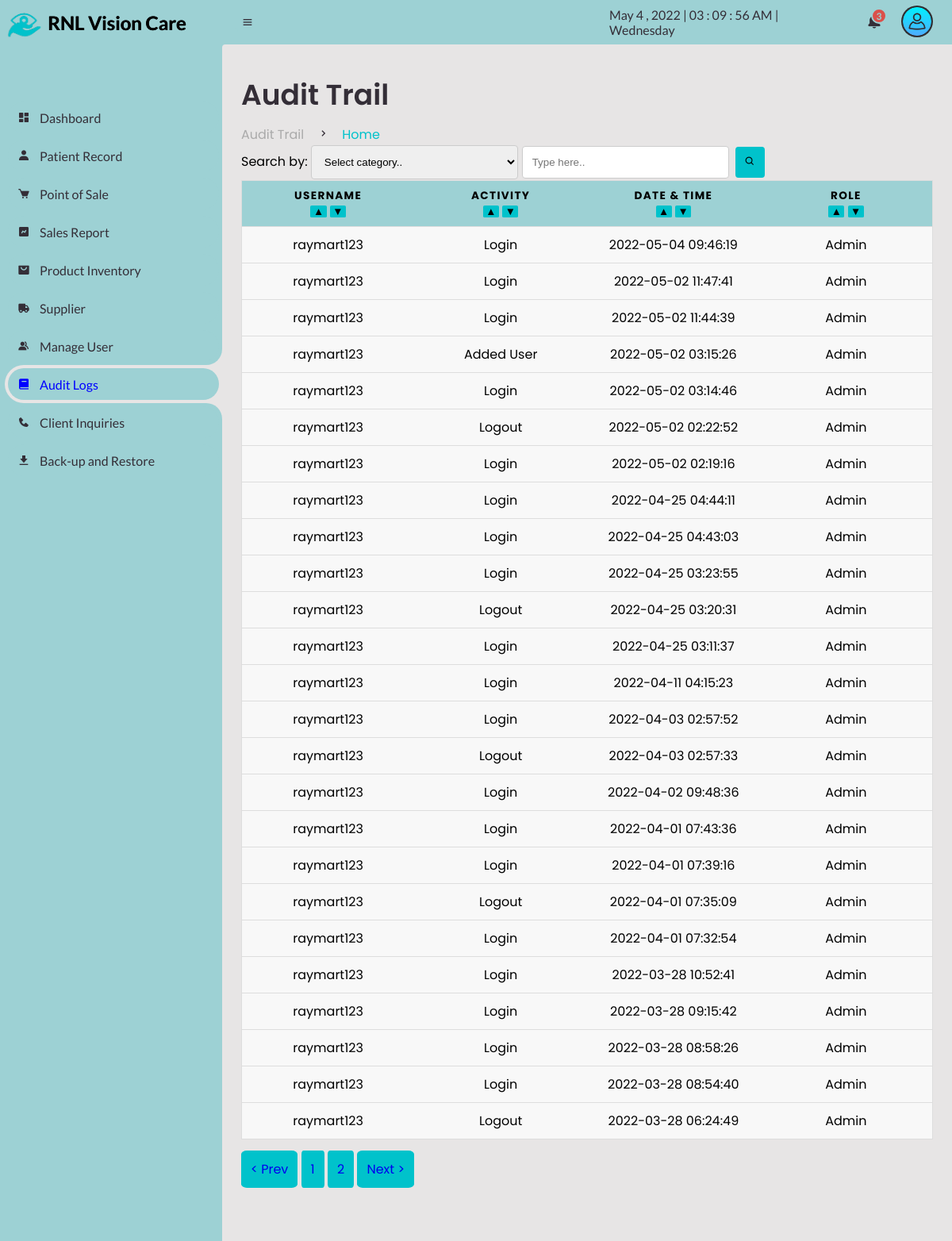
The app's page /Admin/audit.php (signed in) with its own data.
### tables this page shows
CREATE TABLE `users_logs` (
  `logs_id` int(11) NOT NULL AUTO_INCREMENT,
  `logs_username` varchar(255) NOT NULL,
  `logs_activity` varchar(255) NOT NULL,
  `logs_datentime` datetime NOT NULL,
  `logs_roles` varchar(255) NOT NULL,
  PRIMARY KEY (`logs_id`)
);

### Admin/audit.php (the view, shortened to what this page needs)
<?php
include("session.php");
function createRandomPassword() {
	$chars = "003232303232023232023456789";
	$i = 0;
	$pass = '' ;
	while ($i <= 7) {
		$num = rand() % 33;
		$tmp = substr($chars, $num, 1);
		$pass = $pass . $tmp;
		$i++;
	}
	return $pass;
}
$finalcode='RS-'.createRandomPassword();
?>
<!DOCTYPE html>
<html lang="en">
<head>
	<link href='https://unpkg.com/boxicons@2.0.9/css/boxicons.min.css' rel='stylesheet'>
	<link rel="stylesheet" href="css\sys_style.css">
</head>
<body>
	<section id="sidebar">
		<a href="supplier.php" class="brand">
			<img src="images\logo.png" alt="" width="60px;">
			<span class="text" style="text-shadow:0.5px 0px #000; color: black;">RNL Vision Care</span>
		</a>
		<ul class="side-menu top">
			<li>
				<a href="dashboard.php">
					<i class='bx bxs-dashboard' ></i>
					<span class="text">Dashboard</span>
				</a>
			</li>
			<li>
				<a href="patient-record.php">
					<i class='bx bxs-user' ></i>
					<span class="text">Patient Record</span>
				</a>
			</li>
			<li>
				<a href="point-of-sale.php?id=cash&invoice=<?php echo $finalcode ?>">
					<i class='bx bxs-cart' ></i>
					<span class="text">Point of Sale</span>
				</a>
			</li>
			<li>
				<a href="sales-report.php">
					<i class='bx bxs-chart' ></i>
					<span class="text">Sales Report</span>
				</a>
			</li>
			<li>
				<a href="product.php">
					<i class='bx bxs-shopping-bag-alt' ></i>
					<span class="text">Product Inventory</span>
				</a>
			</li>
			<li>
				<a href="supplier.php">
					<i class='bx bxs-truck' ></i>
					<span class="text">Supplier</span>
				</a>
			</li>
			<li>
				<a href="manage-user.php">
					<i class='bx bxs-group' ></i>
					<span class="text">Manage User</span>
				</a>
			</li>
			<li class="active">
				<a href="audit.php">
					<i class='bx bxs-book' ></i>
					<span class="text">Audit Logs</span>
				</a>
			</li>
			<li>
        <a href="inquiries.php">
          <i class='bx bxs-phone' ></i>
          <span class="text">Client Inquiries</span>
        </a>
      </li>
			<li>
				<a href="archive.php">
					<i class='bx bxs-download' ></i>
					<span class="text">Back-up and Restore</span>
				</a>
			</li>
		</ul>
	</section>
	<section id="content">
		<nav>
			<i class='bx bx-menu' ></i>
			<div id="digital-clock"></div>
			<div class="dropdown2">
			<a href="#" class="notification">
				<span class="num">
				<?php
				$query = mysqli_query($conn, "SELECT COUNT(*) as total from product  WHERE qty <=10 AND pro_status ='2'");
					while($result=mysqli_fetch_array($query)){
					echo $result['total'];
				}
				?>
						  </span>
			</a>
			</div>
			<div class="dropdown1">
			<img src="img\user.png" alt="" width="40px" class="userlogo">
			</div>
		</nav>
		<main>
			<div class="head-title">
				<div class="left">
					<h1>Audit Trail</h1>
					<ul class="breadcrumb">
						<li>
							<a href="audit.php">Audit Trail</a>
						</li>
						<li><i class='bx bx-chevron-right' ></i></li>
						<li>
							<a class="active" href="audit.php">Home</a>
						</li>
					</ul>
				</div>
			</div>
	<form method="post">
					<label>Search by:</label>
              <select name='search' id="price-sort" onchange="location = this.value;" style="padding: 12px;border: 1px solid #ccc;border-radius: 4px;font-family: var(poppins); width: 30%;">
                <option value='0' disabled selected>Select category..</option>
              </select>
						<input type="text" name="txtsearch" id="txtsearch" placeholder="Type here.." autocomplete="off" style="padding: 12px;border: 1px solid #ccc;border-radius: 4px;font-family: var(poppins);width: 30%;">
						<button  id="btnsearch" name="btnsearch" class="page" style="cursor: pointer;"><i class='bx bx-search' ></i></button>
						</form>
	<table>
     <thead>
     	<tr>
			<th>Username<form method=""><button class="up" value="up" name="btn" style="width: 10%; height: 5%; padding: 0; margin: 0;">▲</button>&nbsp<button class="down" value="down" name="btn" style="width: 10%; height: 5%; padding: 0; margin: 0;">▼</button></form></th>
      <th>Activity<form method=""><button class="up" value="up1" name="btn" style="width: 10%; height: 5%; padding: 0; margin: 0;">▲</button>&nbsp<button class="down" value="down1" name="btn" style="width: 10%; height: 5%; padding: 0; margin: 0;">▼</button></form></th>
      <th>Date & Time<form method=""><button class="up" value="up2" name="btn" style="width: 10%; height: 5%; padding: 0; margin: 0;">▲</button>&nbsp<button class="down" value="down2" name="btn" style="width: 10%; height: 5%; padding: 0; margin: 0;">▼</button></form></th>
      <th>Role<form method=""><button class="up" value="up3" name="btn" style="width: 10%; height: 5%; padding: 0; margin: 0;">▲</button>&nbsp<button class="down" value="down3" name="btn" style="width: 10%; height: 5%; padding: 0; margin: 0;">▼</button></form></th>
     	</tr>
     </thead>
     <tbody>
	 <?php
     include('conn.php');
	$limit=25;
	$page=isset($_GET['page']) ? $_GET['page']:1;
	$start=($page-1)*$limit;
	$search=$_POST['txtsearch'];
        if (isset($_POST['btnsearch']) && $_POST['txtsearch']!="") {
        	 $sql = "SELECT * FROM `users_logs` WHERE `$column` LIKE '%$search%' LIMIT $start, $limit ";
       			$sql2 =$conn->query("SELECT count(logs_id) AS id FROM `users_logs` WHERE `$column` LIKE '%$search%'");
        	}
        	elseif ($_GET['btn']=='down') {
        		$sql = "SELECT * FROM `users_logs` Order by `logs_username` DESC LIMIT $start, $limit ";
        		$sql2 =$conn->query("SELECT count(users_id) AS id, `logs_username` FROM `users_logs` Order by `logs_username` DESC ");
        		echo "<style>.down{ background-color:red;}</style>";
        	}
        	elseif ($_GET['btn']=='up') {
        		$sql = "SELECT * FROM `users_logs` Order by `logs_username` ASC LIMIT $start, $limit ";
        		$sql2 =$conn->query("SELECT count(users_id) AS id, `logs_username` FROM `users_logs` Order by `logs_username` ASC ");
        		echo "<style>.up{ background-color:red;}</style>";
        	}
        	elseif ($_GET['btn']=='down1') {
        		$sql = "SELECT * FROM `users_logs` Order by `logs_activity` DESC LIMIT $start, $limit ";
        		$sql2 =$conn->query("SELECT count(users_id) AS id, `logs_activity` FROM `users_logs` Order by `logs_activity` DESC ");
        		echo "<style>.down{ background-color:red;}</style>";
        	}
        	elseif ($_GET['btn']=='up1') {
        		$sql = "SELECT * FROM `users_logs` Order by `logs_activity` ASC LIMIT $start, $limit ";
        		$sql2 =$conn->query("SELECT count(users_id) AS id, `logs_activity` FROM `users_logs` Order by `logs_activity` ASC ");
        		echo "<style>.up{ background-color:red;}</style>";
        	}
        	elseif ($_GET['btn']=='down2') {
        		$sql = "SELECT * FROM `users_logs` Order by `logs_datentime` DESC LIMIT $start, $limit ";
        		$sql2 =$conn->query("SELECT count(users_id) AS id, `logs_datentime` FROM `users_logs` Order by `logs_datentime` DESC ");
        		echo "<style>.down{ background-color:red;}</style>";
        	}
        	elseif ($_GET['btn']=='up2') {
        		$sql = "SELECT * FROM `users_logs` Order by `logs_datentime` ASC LIMIT $start, $limit ";
        		$sql2 =$conn->query("SELECT count(users_id) AS id, `logs_datentime` FROM `users_logs` Order by `logs_datentime` ASC ");
        		echo "<style>.up{ background-color:red;}</style>";
        	}
        	elseif ($_GET['btn']=='down3') {
        		$sql = "SELECT * FROM `users_logs` Order by `logs_roles` DESC LIMIT $start, $limit ";
        		$sql2 =$conn->query("SELECT count(users_id) AS id, `logs_roles` FROM `users_logs` Order by `logs_roles` DESC ");
        		echo "<style>.down{ background-color:red;}</style>";
        	}
        	elseif ($_GET['btn']=='up3') {
        		$sql = "SELECT * FROM `users_logs` Order by `logs_roles` ASC LIMIT $start, $limit ";
        		$sql2 =$conn->query("SELECT count(users_id) AS id, `logs_roles` FROM `users_logs` Order by `logs_roles` ASC ");
        		echo "<style>.up{ background-color:red;}</style>";
        	}
        	else{
        		$sql = "SELECT * from users_logs WHERE logs_datentime ORDER BY logs_datentime DESC LIMIT $start, $limit";
        	}
        		$sql2 =$conn->query("SELECT count(logs_id) AS id FROM `users_logs`");
	$result2 = $sql2->fetch_all(MYSQLI_ASSOC);
            $total=$result2[0]['id'];
            $pages=ceil($total/$limit);
            $prev=$page-1;
            $next=$page+1;
    $result = $conn-> query($sql);
      if ($result-> num_rows > 0) {
        while ($row = $result-> fetch_assoc()){
?>
		 <tr>
     	  	<td data-label="Username"><?php echo $row['logs_username'];?></td>
     	  	<td data-label="Activity"><?php echo $row['logs_activity'];?></td>
     	  	<td data-label="Date&Time"><?php echo $row['logs_datentime'];?></td>
     	  	<td data-label="Roles"><?php echo $row['logs_roles'];?></td>
     	  </tr>
     	 <?php
     	}}
     	?>
     </tbody>
   </table>
  	<br>
   <a class="page" id="pre" href="audit.php?page=<?=$prev; ?>&btn=<?php echo $_GET['btn'] ?>">< Prev</a>
    	  <?php  for($i=1; $i <=$pages ; $i++): ?>
    <a class="page" href="audit.php?page=<?=$i; ?>&btn=<?php echo $_GET['btn'] ?>"><?=$i; ?></a>
                      <?php endfor; ?>
    <a class="page" id="pnext" href="audit.php?page=<?=$next; ?>&btn=<?php echo $_GET['btn'] ?>">Next ></a>
		</main>
	</section>
</body>
</html>

### Admin/css/sys_style.css (style rules this page uses)
* { margin: 0; padding: 0; box-sizing: border-box; }
a { text-decoration: none; }
li { list-style: none; }
:root { --poppins: 'Poppins', sans-serif; --lato: 'Lato', sans-serif; --light: #9dd1d4; --blue: #00c2cb; --light-blue: #e5eaf0; --grey: rgb(231, 229, 229); --dark-grey: #AAAAAA; --dark: #342E37; --red: #DB504A; --yellow: #FFCE26; --light-yellow: #FFF2C6; --orange: #FD7238; --light-orange: #FFE0D3; }
html { overflow-x: hidden; }
body { background: var(--grey); overflow-x: hidden; }
#sidebar { position: fixed; top: 0; left: 0; width: 280px; height: 100%; background: var(--light); z-index: 2000; font-family: var(--lato); transition: .3s ease; overflow-x: hidden; scrollbar-width: none; }
#sidebar .brand { font-size: 24px; font-weight: 700; height: 56px; display: flex; align-items: center; color: var(--blue); position: sticky; top: 0; left: 0; background: var(--light); z-index: 500; padding-bottom: 20px; box-sizing: content-box; }
#sidebar .side-menu { width: 100%; margin-top: 48px; }
#sidebar .side-menu li { height: 48px; background: transparent; margin-left: 6px; border-radius: 48px 0 0 48px; padding: 4px; }
#sidebar .side-menu li.active { background: var(--grey); position: relative; }
#sidebar .side-menu li.active::before { content: ''; position: absolute; width: 40px; height: 40px; border-radius: 50%; top: -40px; right: 0; box-shadow: 20px 20px 0 var(--grey); z-index: -1; }
#sidebar .side-menu li.active::after { content: ''; position: absolute; width: 40px; height: 40px; border-radius: 50%; bottom: -40px; right: 0; box-shadow: 20px -20px 0 var(--grey); z-index: -1; }
#sidebar .side-menu li a { width: 100%; height: 100%; background: var(--light); display: flex; align-items: center; border-radius: 48px; font-size: 16px; color: var(--dark); white-space: nowrap; overflow-x: hidden; }
#sidebar .side-menu.top li.active a { color: blue; }
#sidebar .side-menu li a .bx { min-width: calc(60px - ((4px + 6px) * 2)); display: flex; justify-content: center; }
#content { position: relative; width: calc(100% - 280px); left: 280px; transition: .3s ease; }
#content nav { height: 56px; background: var(--light); padding: 0 24px; display: flex; align-items: center; grid-gap: 24px; font-family: var(--lato); position: sticky; top: 0; left: 0; z-index: 1000; }
#content nav::before { content: ''; position: absolute; width: 40px; height: 40px; bottom: -40px; left: 0; border-radius: 10%; box-shadow: -20px -20px 0 var(--light); }
#content nav a { color: var(--dark); }
#content nav .bx.bx-menu { cursor: pointer; color: var(--dark); }
#content nav .notification { font-size: 20px; position: relative; }
#content nav .notification .num { position: absolute; top: -6px; right: -6px; width: 20px; height: 20px; border-radius: 50%; border: 2px solid var(--light); background: var(--red); color: var(--light); font-weight: 700; font-size: 12px; display: flex; justify-content: center; align-items: center; }
#content main { width: 100%; padding: 36px 24px; font-family: var(--poppins); max-height: calc(100vh - 56px); overflow-y: auto; }
#content main .head-title { display: flex; align-items: center; justify-content: space-between; grid-gap: 16px; flex-wrap: wrap; }
#content main .head-title .left h1 { font-size: 36px; font-weight: 600; margin-bottom: 10px; color: var(--dark); }
#content main .head-title .left .breadcrumb { display: flex; align-items: center; grid-gap: 16px; }
#content main .head-title .left .breadcrumb li { color: var(--dark); }
#content main .head-title .left .breadcrumb li a { color: var(--dark-grey); pointer-events: none; }
#content main .head-title .left .breadcrumb li a.active { color: var(--blue); pointer-events: unset; }
#digital-clock { color: var(--dark); }
.userlogo { background-color:#302e31; padding: 2px; border-radius: 50%; cursor: pointer; }
.dropdown1 { position: relative; display: inline-block; }
.dropdown2 { position: relative; display: inline-block; }

### records on screen
users_logs: logs_username "raymart123", logs_activity "Login", logs_datentime "2022-05-04 09:46:19", logs_roles "Admin"
users_logs: logs_username "raymart123", logs_activity "Login", logs_datentime "2022-05-02 11:47:41", logs_roles "Admin"
users_logs: logs_username "raymart123", logs_activity "Login", logs_datentime "2022-05-02 11:44:39", logs_roles "Admin"
users_logs: logs_username "raymart123", logs_activity "Added User", logs_datentime "2022-05-02 03:15:26", logs_roles "Admin"
users_logs: logs_username "raymart123", logs_activity "Login", logs_datentime "2022-05-02 03:14:46", logs_roles "Admin"
users_logs: logs_username "raymart123", logs_activity "Logout", logs_datentime "2022-05-02 02:22:52", logs_roles "Admin"
users_logs: logs_username "raymart123", logs_activity "Login", logs_datentime "2022-05-02 02:19:16", logs_roles "Admin"
users_logs: logs_username "raymart123", logs_activity "Login", logs_datentime "2022-04-25 04:44:11", logs_roles "Admin"
users_logs: logs_username "raymart123", logs_activity "Login", logs_datentime "2022-04-25 04:43:03", logs_roles "Admin"
users_logs: logs_username "raymart123", logs_activity "Login", logs_datentime "2022-04-25 03:23:55", logs_roles "Admin"
users_logs: logs_username "raymart123", logs_activity "Logout", logs_datentime "2022-04-25 03:20:31", logs_roles "Admin"
users_logs: logs_username "raymart123", logs_activity "Login", logs_datentime "2022-04-25 03:11:37", logs_roles "Admin"
users_logs: logs_username "raymart123", logs_activity "Login", logs_datentime "2022-04-11 04:15:23", logs_roles "Admin"
users_logs: logs_username "raymart123", logs_activity "Login", logs_datentime "2022-04-03 02:57:52", logs_roles "Admin"
users_logs: logs_username "raymart123", logs_activity "Logout", logs_datentime "2022-04-03 02:57:33", logs_roles "Admin"
users_logs: logs_username "raymart123", logs_activity "Login", logs_datentime "2022-04-02 09:48:36", logs_roles "Admin"
users_logs: logs_username "raymart123", logs_activity "Login", logs_datentime "2022-04-01 07:43:36", logs_roles "Admin"
users_logs: logs_username "raymart123", logs_activity "Login", logs_datentime "2022-04-01 07:39:16", logs_roles "Admin"
users_logs: logs_username "raymart123", logs_activity "Logout", logs_datentime "2022-04-01 07:35:09", logs_roles "Admin"
users_logs: logs_username "raymart123", logs_activity "Login", logs_datentime "2022-04-01 07:32:54", logs_roles "Admin"
users_logs: logs_username "raymart123", logs_activity "Login", logs_datentime "2022-03-28 10:52:41", logs_roles "Admin"
users_logs: logs_username "raymart123", logs_activity "Login", logs_datentime "2022-03-28 09:15:42", logs_roles "Admin"
users_logs: logs_username "raymart123", logs_activity "Login", logs_datentime "2022-03-28 08:58:26", logs_roles "Admin"
users_logs: logs_username "raymart123", logs_activity "Login", logs_datentime "2022-03-28 08:54:40", logs_roles "Admin"
users_logs: logs_username "raymart123", logs_activity "Logout", logs_datentime "2022-03-28 06:24:49", logs_roles "Admin"

### other values on screen
$result['total'] "3"
